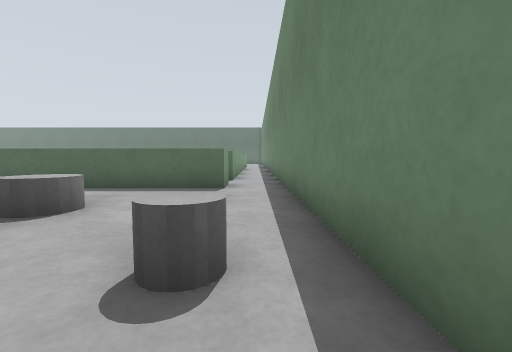
View 1 (above)

24 first-person views from a walk through a Gazebo world. The camera is 0.38 m above the floor, tilts 4° down and sees 90° across. The floor is counted in squares, 0.5 m on a side. Each view is taken from the middle of a square. On the plan, view 1 faces up. The plan holds only what a view shows up to about 9 squares ahead; the rest is blank. The place goes on beyond the plan.

View 2
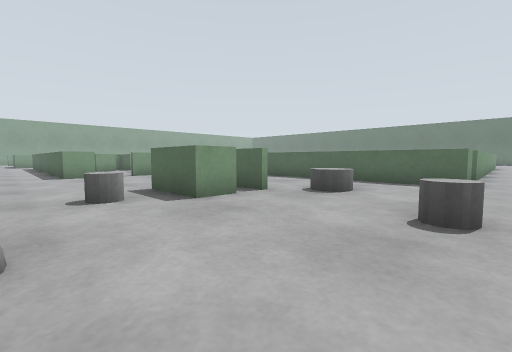

View 3
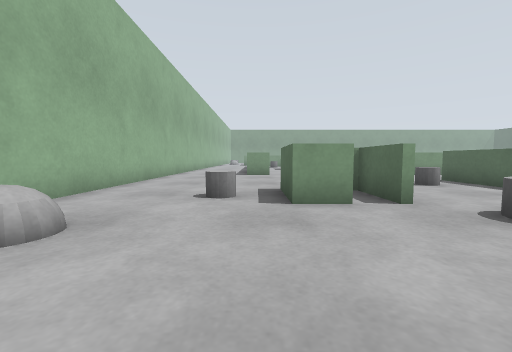

View 4
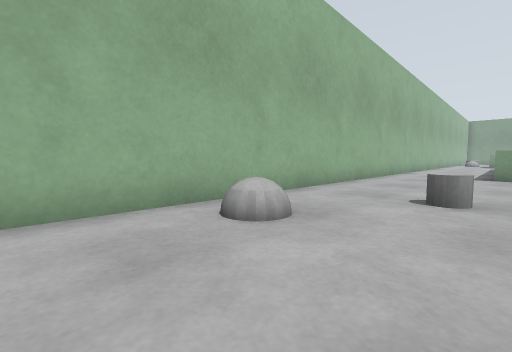

View 5
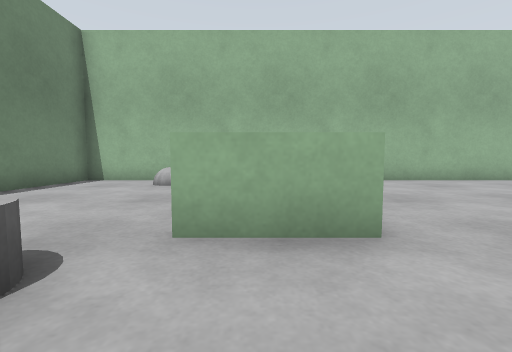

View 6
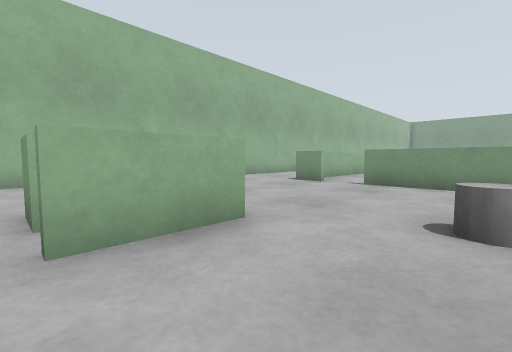

View 7
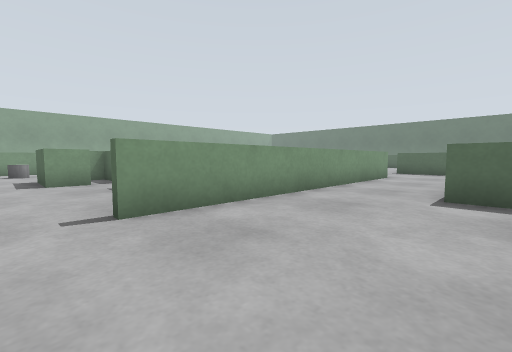

View 8
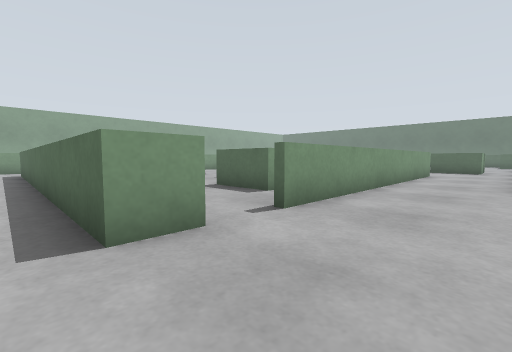

View 9
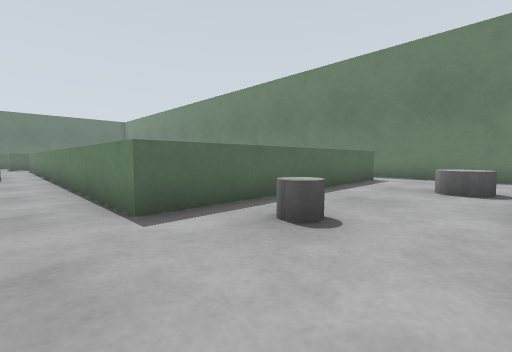

View 10
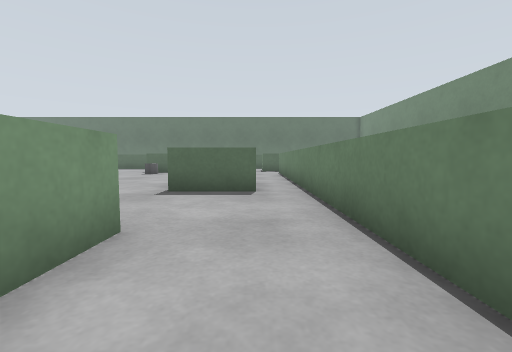

View 11
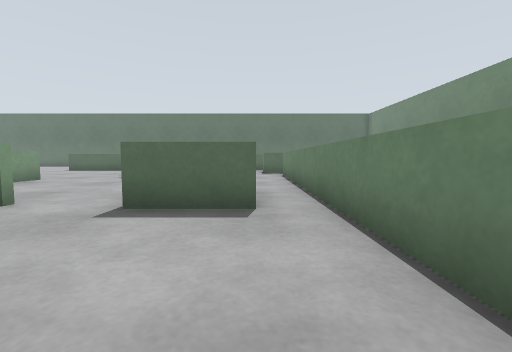

View 12
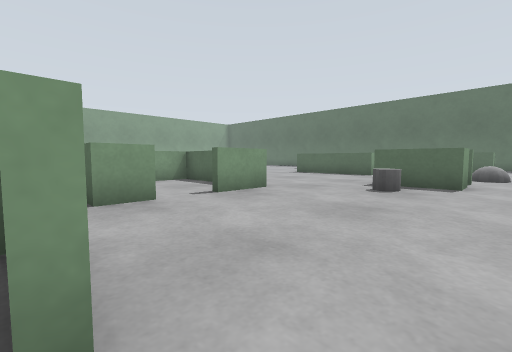

View 13
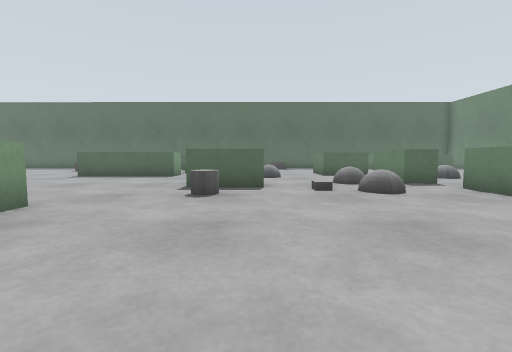

View 14
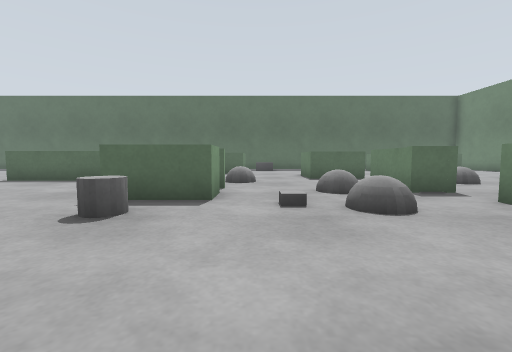

View 15
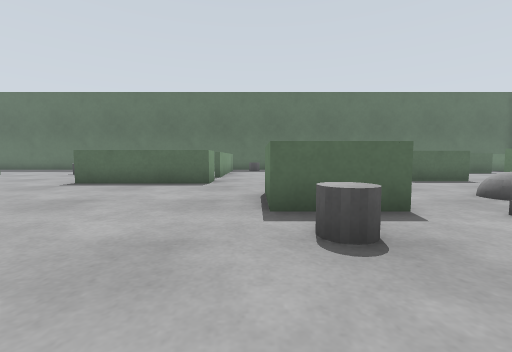

View 16
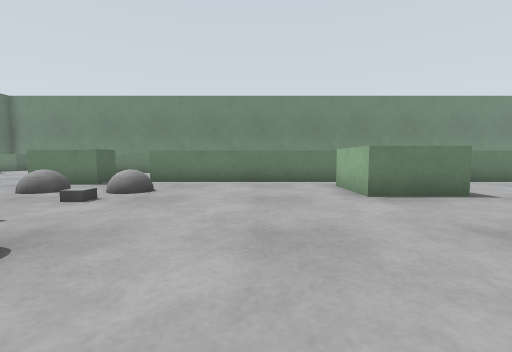

View 17
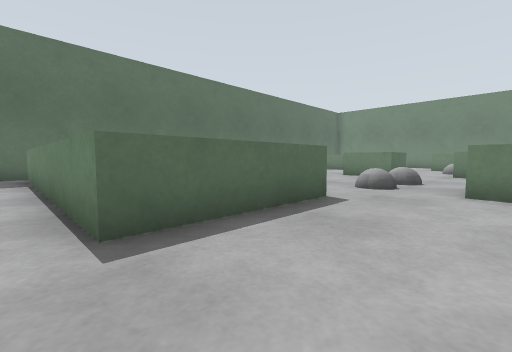

View 18
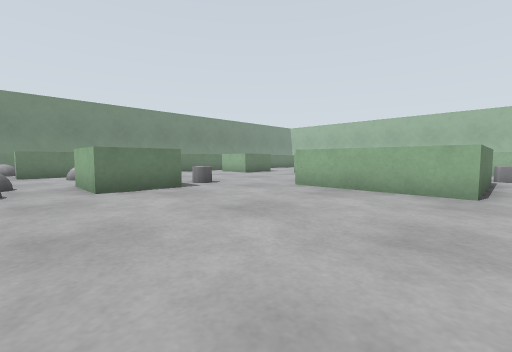

View 19
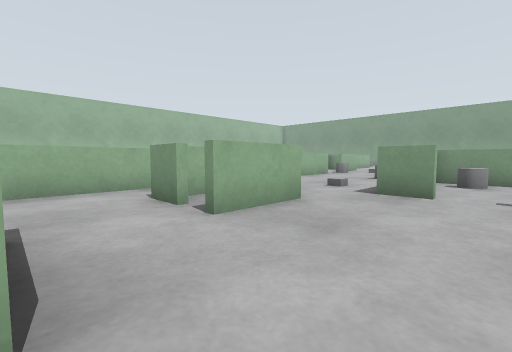

View 20
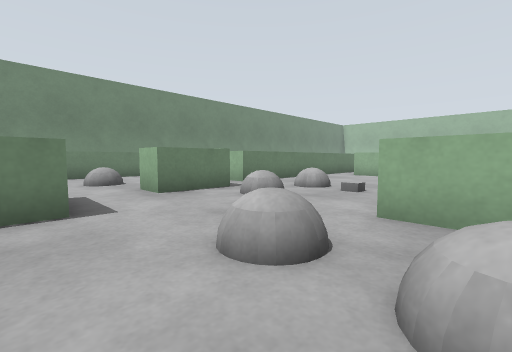

View 21
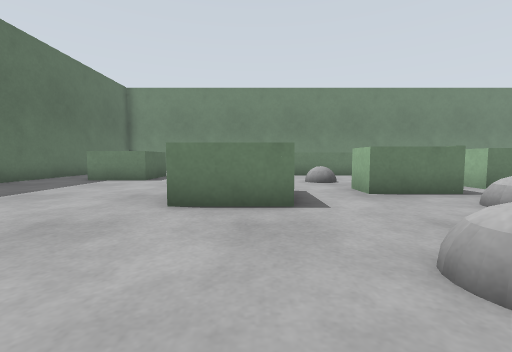

View 22
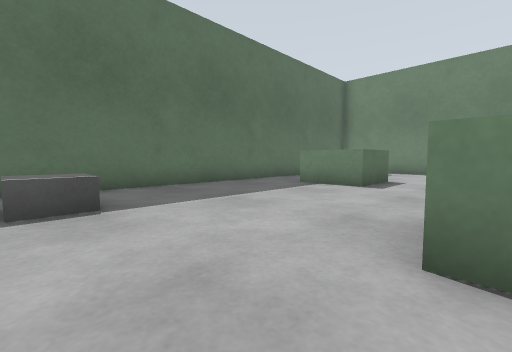

View 23
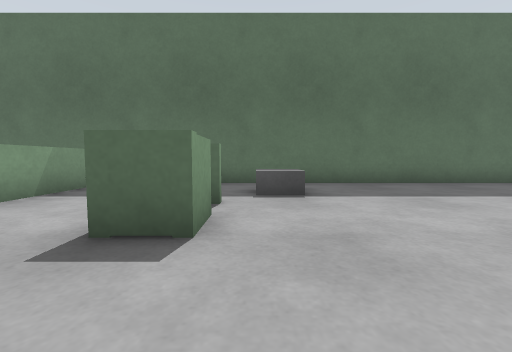

View 24
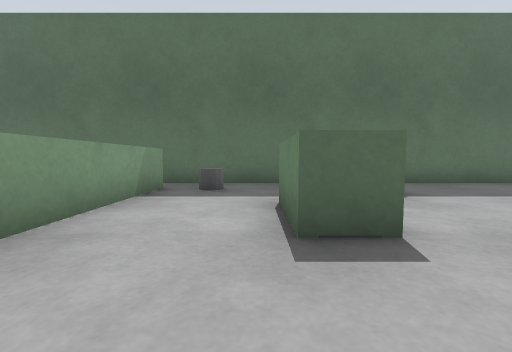

### Floor plan
Key: @ floor where view 1 was taken; # wall or solid block; x gap in a wall; . floor; C grey cylinder; B grey ball; T thing the floor can be seen under or through; G grey box.
Columns run from 22 left of view 1 to 1 right of it. Each row starts with its distance up from view 1.
 36 ##   #############
 35 .#   #C..........
 34 .#   #C..GG.....#
 33 .#   #...GG.....#
 32 .#   #.##.......###.
 31 .#   #.##...........
 30 .#   #...........
 29 .#    .....#
 28 .#   ......##
 27 .####..BBB.###....
 26 .......BBB...x.BB.
 25 .......##...##...
 24 ......###..B##..
 23 ......###......
 22 .......C...B.##
 21 .......C.....#
 20 #####........#
 19 ##  #........#
 18 ##...........#
 17 #CC #.....##T#
 16 #   #.....## #
 15 C.....###.##T#
 14 C.....# #....#
 13   ..  # #....#
 12         #  ..#
 11          ###.#
 10            #.#       #.
  9            #.#       #.#
  8            #.#       ..#
  7            #.##   ####.#
  6            #..########.#
  5            #..CC.......#
  4           ##......CC...#
  3       ######....###C...#
  2       #...##....##...CC#
  1       #.........##.....#
  0  ##########......C....@#
 -1  ................C.....#
 -2           .........BB..#
 -3          ..........BB..#
 -4         ################

Where each view was taken, in squares from view 1:
view 1: 0 up, 0 right, facing up
view 2: 2 down, 0 right, facing up-left
view 3: 0 up, 0 right, facing left
view 4: 0 up, 0 right, facing down-left
view 5: 5 up, 5 left, facing down
view 6: 5 up, 4 left, facing down-left
view 7: 1 up, 8 left, facing up-left
view 8: 1 down, 9 left, facing up-left
view 9: 3 up, 10 left, facing up-right
view 10: 9 up, 10 left, facing up
view 11: 11 up, 10 left, facing up
view 12: 15 up, 13 left, facing up-left
view 13: 16 up, 14 left, facing up
view 14: 18 up, 13 left, facing up
view 15: 19 up, 16 left, facing up
view 16: 19 up, 17 left, facing right
view 17: 24 up, 22 left, facing up-right
view 18: 26 up, 22 left, facing down-right
view 19: 18 up, 12 left, facing down-left
view 20: 28 up, 15 left, facing down-right
view 21: 28 up, 15 left, facing right
view 22: 29 up, 13 left, facing up-right
view 23: 28 up, 13 left, facing up
view 24: 28 up, 15 left, facing up
